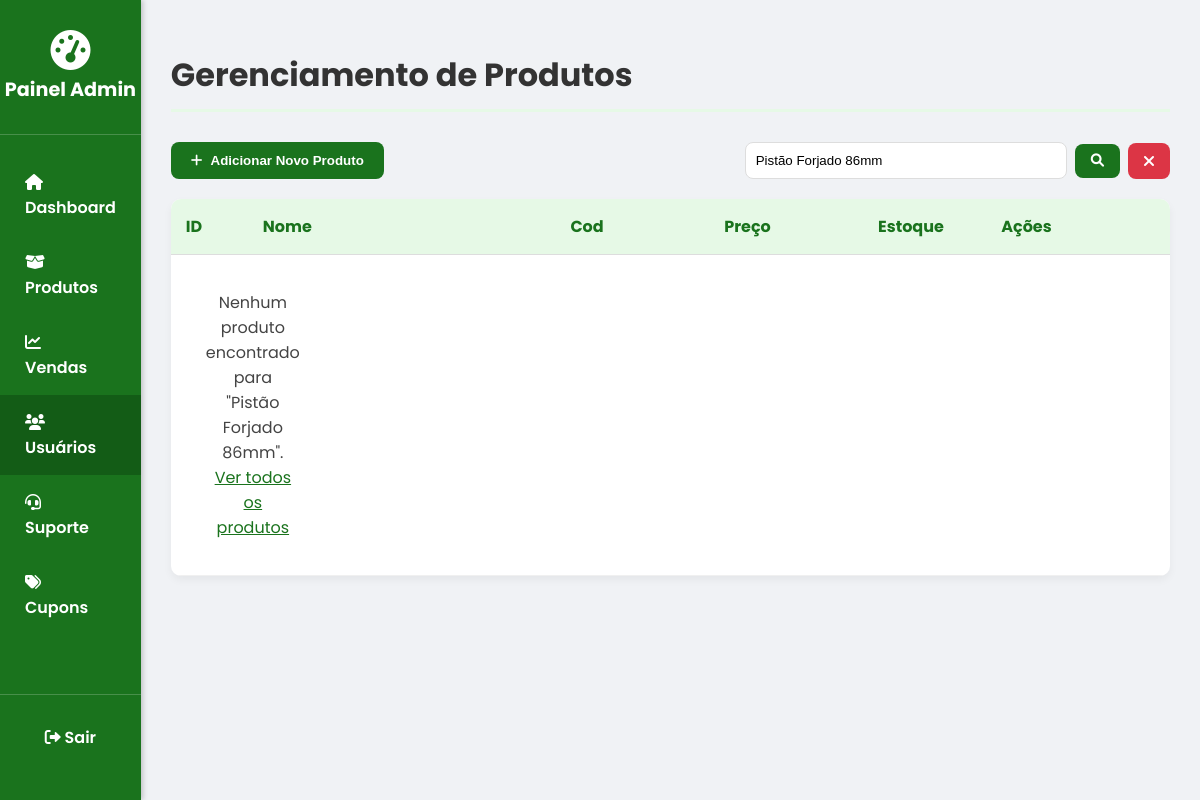
The app's page /produtos.php?busca=Pistão Forjado 86mm, older data.
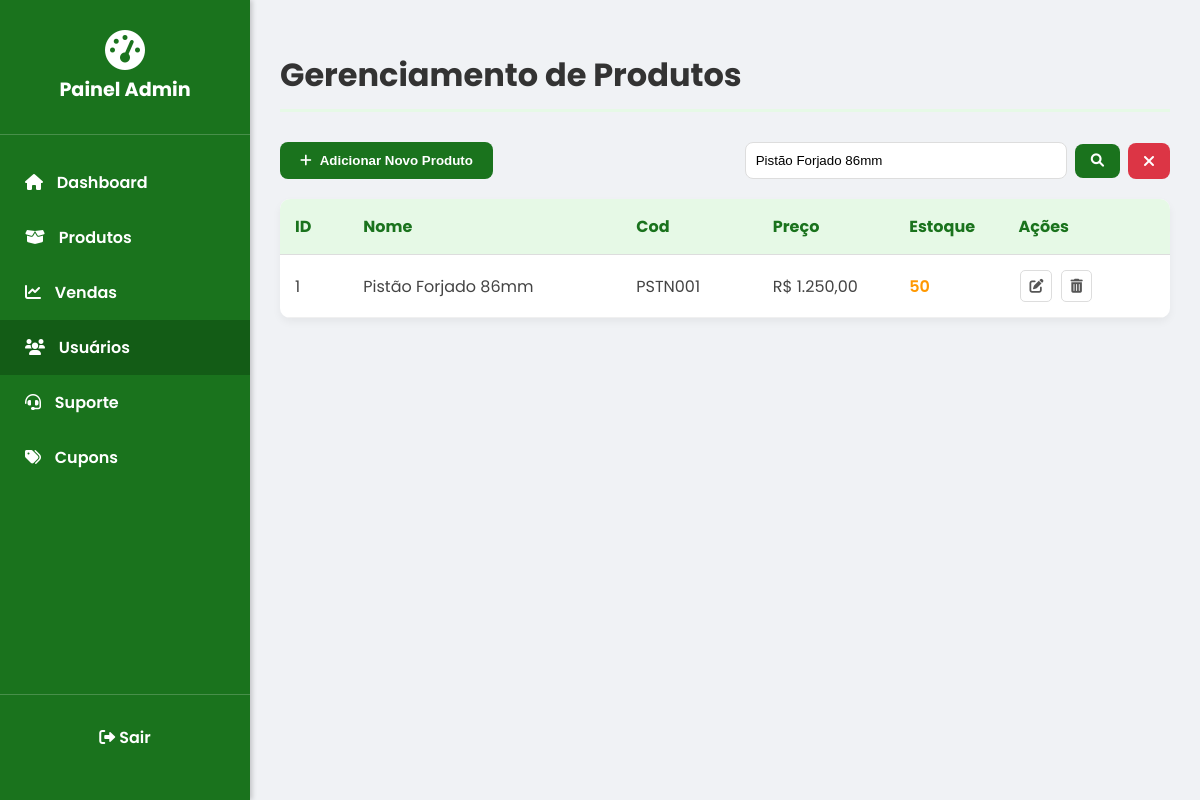
The same page, newer data.
### tables this page shows
CREATE TABLE IF NOT EXISTS produtos(
id_produto INT PRIMARY KEY AUTO_INCREMENT,
cod_produto VARCHAR(10),
nome_produto VARCHAR(150),
descricao_produto VARCHAR(255),
preco DECIMAL(10,2),
qtd_estoque INT,
categoria ENUM(
    'pistoes',
    'bielas',
    'virabrequins',
    'comando_valvulas',
    'tuchos_balancins',
    'juntas_motor',
    'kit_stroker',
    'kit_turbo',
    'turbina',
    'supercharger',
    'intercooler',
    'wastegate',
    'blowoff_valve',
    'tubulacoes_turbo',
    'filtro_ar_esportivo',
    'kit_admissao_direta',
    'corpo_borboleta',
    'coletor_admissao',
    'bomba_combustivel',
    'bico_injetor',
    'regulador_pressao_combustivel',
    'fuel_rail',
    'coletor_escape',
    'downpipe',
    'midpipe',
    'catback',
    'valvula_escapamento',
    'silencioso_esportivo',
    'ecu_programavel',
    'reprogramacao_ecu',
    'piggyback',
    'boost_controller',
    'sensores',
    'wideband',
    'data_logger',
    'embreagem_esportiva',
    'volante_motor_aliviado',
    'short_shifter',
    'diferencial_lsd',
    'kit_cambio',
    'coilover',
    'kit_suspensao_ar',
    'molas_esportivas',
    'barra_estabilizadora',
    'camber_kit',
    'bracos_regulaveis',
    'buchas_poliuretano',
    'kit_big_brake',
    'disco_freio',
    'pastilha_esportiva',
    'mangueira_malha_aco',
    'fluido_freio',
    'radiador',
    'ventoinha',
    'mangueira_silicone',
    'termostato_esportivo',
    'radiador_oleo',
    'reservatorio_expansao',
    'aerofolio',
    'splitter_dianteiro',
    'difusor_traseiro',
    'saias_laterais',
    'capo_fibra',
    'grade_frontal',
    'scoop_capo',
    'roda_esportiva',
    'roda_beadlock',
    'pneu_semi_slick',
    'pneu_slick',
    'espacador_roda',
    'porca_esportiva',
    'farol_led',
    'lanterna_traseira',
    'drl',
    'barra_led',
    'kit_xenon',
    'banco_concha',
    'volante_esportivo',
    'pedaleira',
    'tapete_personalizado',
    'manopla_cambio',
    'painel_digital',
    'manometro',
    'santo_antonio',
    'cinto_4pontos',
    'extintor_incendio',
    'chave_geral',
    'torquimetro',
    'scanner_obd2',
    'ferramenta_montagem',
    'medidor_compressao',
    'kit_stage1',
    'kit_stage2',
    'kit_stage3',
    'kit_swap_motor',
    'kit_track_day',
    'kit_drift',
    'wrap_automotivo',
    'pelicula',
    'adesivos',
    'placa_expositora',
    'capa_automotiva'
  ) NOT NULL,
  CREATED_AT TIMESTAMP DEFAULT CURRENT_TIMESTAMP
);

### produtos.php (the view, shortened to what the changed rows need)
<?php
require_once 'connection.php';
$produtos = array();
$termo_busca = '';
if (isset($_GET['busca'])) {
    $termo_busca = trim($_GET['busca']);
}
try {
    if (!empty($termo_busca)) {
        $sql = "SELECT * FROM produtos WHERE nome_produto LIKE ? OR cod_produto LIKE ? ORDER BY id_produto ASC";
        $stmt = $conn->prepare($sql);
        $busca_param = "%" . $termo_busca . "%";
        $stmt->bind_param("ss", $busca_param, $busca_param);
        $stmt->execute();
        $result = $stmt->get_result();
    } else {
        $sql = "SELECT * FROM produtos ORDER BY id_produto ASC";
        $result = $conn->query($sql);
    }
    if ($result->num_rows > 0) {
        while($row = $result->fetch_assoc()) {
            $produtos[] = $row;
        }
    }
} catch (Exception $e) {
    $erro = $e->getMessage();
    error_log("Erro em produtos.php: " . $erro);
} finally {
    if (isset($conn)) {
        $conn->close();
    }
}
?>
<!DOCTYPE html>
<html lang="pt-br">
<head>
    <link rel="stylesheet" href="produtos.css">
    <link rel="stylesheet" href="https://cdnjs.cloudflare.com/ajax/libs/font-awesome/6.0.0-beta3/css/all.min.css">
</head>
<body>
    <div class="admin-layout">
        <aside class="sidebar">
            <div class="sidebar-header">
                <h2>Painel Admin</h2>
            </div>
        </aside>
        <main class="main-content">
            <h1 class="page-title">Gerenciamento de Produtos</h1>
            <section id="product-list-view" class="management-section active">
                <div class="data-table">
                    <?php if (!empty($produtos)): ?>
                        <?php foreach ($produtos as $produto): ?>
                            <div class="table-row product-grid-template" data-product-id="<?php echo $produto['id_produto']; ?>">
                                <span class="cell-data"><?php echo $produto['id_produto']; ?></span>
                                <span class="cell-data"><?php echo htmlspecialchars($produto['nome_produto']); ?></span>
                                <span class="cell-data"><?php echo htmlspecialchars($produto['cod_produto']); ?></span>
                                <span class="cell-data">R$ <?php echo number_format($produto['preco'], 2, ',', '.'); ?></span>
                                <span class="cell-data <?php echo $produto['qtd_estoque'] > 50 ? 'green' : ($produto['qtd_estoque'] > 10 ? 'orange' : 'red'); ?>">
                                    <?php echo $produto['qtd_estoque']; ?>
                                </span>
                                <span class="cell-data actions">
                                    <button class="action-btn edit edit-btn" title="Editar Produto" data-id="<?php echo $produto['id_produto']; ?>">
                                        <i class="fas fa-edit"></i>
                                    </button>
                                    <button class="action-btn delete delete-btn" title="Excluir Produto" data-id="<?php echo $produto['id_produto']; ?>">
                                        <i class="fas fa-trash-alt"></i>
                                    </button>
                                </span>
                            </div>
                        <?php endforeach; ?>
                    <?php else: ?>
                        <div class="table-row product-grid-template">
                            <span class="cell-data" colspan="6" style="text-align: center; padding: 20px;">
                                <?php if (!empty($termo_busca)): ?>
                                    Nenhum produto encontrado para "<?php echo htmlspecialchars($termo_busca); ?>".
                                    <br><a href="produtos.php" style="color: #1a731d; text-decoration: underline;">Ver todos os produtos</a>
                                <?php else: ?>
                                    Nenhum produto encontrado
                                <?php endif; ?>
                            </span>
                        </div>
                    <?php endif; ?>
                </div>
            </section>
        </main>
    </div>
</body>
</html>

Row changes from the older to the newer data that the page shows:
added produtos: id_produto "1", nome_produto "Pistão Forjado 86mm", cod_produto "PSTN001", preco "1.250,00", qtd_estoque "50"
Text that changed along with them:
$termo_busca: "Pistão Forjado 86mm" → (not shown)
text no longer shown: "Nenhum produto encontrado para \" \". Ver todos os produtos"
